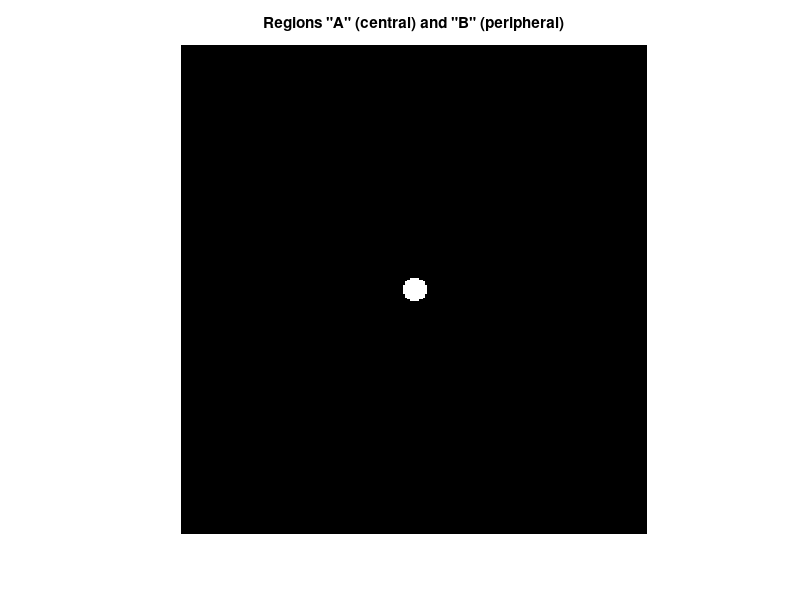

Source code (MATLAB): (Note: this script raises an error after producing the figure.)
clc; clear; close all;

%% --- Parameters and Initialization ---
kspaceSize = [224 269 256];  % [frequency, phase (rows), slice (columns)]
pA = 0.05;                  % Proportion of A region (central k-space)
N = 10;                     % Number of time frames (B interleaves)
TR = 6e-3; %not critical, just gives us temporal resolution
%% --- Coordinate Grid Setup (Phase/Slice) ---
kyi = 1:kspaceSize(3);  % slice (columns)
kzi = 1:kspaceSize(2);  % phase (rows)

centerPixel = ceil(0.5 * (kspaceSize + 1));  % Use full kspaceSize as per your request
ky = kyi - centerPixel(3);  % col offset (slice)
kz = kzi - centerPixel(2);  % row offset (phase)
[kyM, kzM] = meshgrid(ky, kz);  % rows, cols

[theta, kr] = cart2pol(kyM, kzM);
%Fix theta range, direction, and 0
theta(theta>0) = 2*pi-(theta(theta>0)); 
theta = abs(theta);

kr = round(kr/1)*1;  % Integer bins for radius

%% --- Define A and B Sampling Regions ---
max_kz_ky = max(kr(centerPixel(2), end), kr(end, centerPixel(3)));
kc = pA * max_kz_ky;

regionA = (kr < kc);
regionB = ~regionA;

figure; imshow(regionA, []);
title('Regions "A" (central) and "B" (peripheral)');

%% --- Radial and Angular Sorting ---
columnNames = {'Index','Kr','Theta','Region A?'};
unsortedData = table((1:numel(kr))', kr(:), theta(:), regionA(:),'VariableNames',columnNames);
sortedData = sortrows(unsortedData, [2 3], 'ascend');


%% --- Add Bj Column to Sorted Data ---
% Initialize the 'Bj' column with zeros for all rows.
sortedData.Bj = zeros(height(sortedData), 1);

% Identify the rows that belong to Region B (where 'Region A?' is false).
% These are the rows where 'Bj' needs to count up sequentially.
regionB_rows = find(~sortedData.('Region A?'));

% Calculate the total number of points in Region B.
numRegionB_points = length(regionB_rows);

% Create a repeating sequence from 1 to N for Region B points.
% The 'mod' function, combined with adding 1, creates a sequence that
% cycles from 1 to N.

bj_sequence = mod(0:(numRegionB_points - 1), N) + 1;

% Assign the generated 'bj_sequence' to the 'Bj' column for the
% identified Region B rows.
sortedData.Bj(regionB_rows) = bj_sequence';

sortedData_regionA = sortedData(sortedData.("Region A?"),:);
sortedData_regionB = sortedData(~sortedData.("Region A?"),:);


%% --- Displaying the Frames

% Display full acquistion
filled_kSpace = zeros(kspaceSize(2:3));
filled_kSpace(sortedData_regionB.Index) = sortedData_regionB.Bj;

figure
imagesc(filled_kSpace)
colormap('copper')
title('TWIST Acquisition Frame Assignment');

%Display each frame as layers
kspace_full_sequence = zeros([kspaceSize(2:3),N]);
for ii = 1:N
    kspace_full_sequence(:,:,ii) = (filled_kSpace == ii);
end

figure
imshow3D(kspace_full_sequence)
title('Real Frames')
%% --- Creating actual sampling order

%Sampling of k-space starts at the outer edge of A (kr≈Kc) and proceeds 
% toward the origin...
sortedData_regionA_descend = flipud(sortedData_regionA);

%...via all the odd (kr,Θ) points from the sorted list.
A_to_origin = sortedData_regionA_descend(1:2:end,:);

%Upon reaching the minimum kr, the sampling direction is reversed 
% and every even point is acquired until the edge of A is reached.
A_outward = flipud(sortedData_regionA_descend(2:2:end,:));

%Start building a new table which is sorted by sampling order
kspaceSamplingOrder_A = [A_to_origin;A_outward];
kspaceSamplingOrder_frames = [];
kspaceSamplingOrder_B = [];

for ii = 1:N
    B_current_Bj = sortedData_regionB(sortedData_regionB.Bj == ii,:);

    %Then in region B the trajectory Bj is sampled by first acquiring 
% every odd point on the way toward larger kr...
    B_outward_current_Bj = B_current_Bj(1:2:end,:);
   
    %and then every even point on the way back toward Kc 
    B_inward_current_Bj = flipud(B_current_Bj(2:2:end,:));

    kspaceSamplingOrder_B_current_Bj = [B_outward_current_Bj ; B_inward_current_Bj];

    kspaceSamplingOrder_A.Bj = kspaceSamplingOrder_A.Bj + 1;

    kspaceSamplingOrder_B = [kspaceSamplingOrder_B;kspaceSamplingOrder_B_current_Bj];

    kspaceSamplingOrder_frames = [kspaceSamplingOrder_frames;kspaceSamplingOrder_A;kspaceSamplingOrder_B_current_Bj];
    
end

filled_kSpace = zeros(kspaceSize(2:3));
filled_kSpace(kspaceSamplingOrder_A.Index) = 1:length(kspaceSamplingOrder_A.Index);

figure
imshow(filled_kSpace,[])
title('TWIST Region A Sampling Order');

%% -- Appending the initial full k-space acquisition

%assuming the overall trajectory is the same, but we only collect A at the
%very end

kspaceSamplingOrder_initial = [kspaceSamplingOrder_B;kspaceSamplingOrder_A];
kspaceSamplingOrder_initial.Bj = zeros(height(kspaceSamplingOrder_initial),1);

kspaceSamplingOrder_full = [kspaceSamplingOrder_initial;kspaceSamplingOrder_frames];

kspaceSamplingOrder_full.Order = (1:height(kspaceSamplingOrder_full))';

%% -- Adding columns for row,column indices

[row,col] = ind2sub(kspaceSize(2:3),kspaceSamplingOrder_full.("Index"));
kspaceSamplingOrder_full.("Row (phase)") = row;
kspaceSamplingOrder_full.("Column (slice)") = col;


%% --- TWIST Time
%Just following the paper here
TA_full = kspaceSize(2)*kspaceSize(3)*TR;
S_a = sum(regionA(:));
S_pe = numel(regionA(:));
pB = 1/N;

TA_twist =  TA_full*((S_a/S_pe)+((1-(S_a/S_pe))*pB))

Wait_Time = kspaceSize(2)*kspaceSize(3)*TR;
fprintf('The initial acquisition (wait time) will take %g seconds before TWIST sampling begins\n',Wait_Time)

Temporal_Resolution = (height(kspaceSamplingOrder_A)+height(kspaceSamplingOrder_B_current_Bj))*TR;
fprintf('The temporal resolution of this sequence is %g seconds, not including other techniques\n',Temporal_Resolution)


%% --- Animate the Final Sampling Trajectory (Adjusted Colormap) ---

%Pick which one to animate
animation_table = kspaceSamplingOrder_full;


% This animation visualizes the complete, ordered acquisition sequence.
% It uses a custom colormap where Region A (negative Bj values) is mapped
% to 'lines' and Region B (positive Bj values) is mapped to 'lines'.
% Unfilled pixels are displayed as black.

% --- 1. Animation Setup ---
% Create a new figure for the animation
figure;
set(gcf, 'Position', [150, 150, 700, 550]); % [left, bottom, width, height]

% Determine the full range of Bj values for the colormap
min_Bj = min(animation_table.Bj); % Will be negative
max_Bj = max(animation_table.Bj); % Will be N = 10

% --- 2. Create a Custom Colormap (User Specified) ---
% We need a colormap that maps negative values (Region A) to lines
% and positive values (Region B) to lines.
% Create 'lines' colors for the Region A passes (negative Bj values)
num_A_passes = abs(min_Bj);
cmap_A = lines(num_A_passes);

% Create 'lines' colors for the N Region B frames (positive Bj values)
% Note: The original code used 'lines' for cmap_B, it has been changed to 'lines'
% as per the comment description.
cmap_B = flipud(lines(max_Bj));

% Combine the colormaps. The order is important. cmap_A corresponds to the
% lowest (negative) values, and cmap_B corresponds to the highest (positive) values.
custom_colormap = [cmap_A;0,0,0; cmap_B];

% Apply the colormap to the figure
colormap(custom_colormap);
colormap("lines")

% --- 3. Prepare the Plot Area ---
% Initialize an empty k-space grid with NaN (Not-a-Number).
kspace_animation = nan(kspaceSize(2:3));

% Display the initial empty grid and get a handle to the image object.
h_img = imagesc(kspace_animation);

% *** SET BLACK BACKGROUND AND TRANSPARENCY FOR UNFILLED PIXELS ***
% Get the handle to the current axes and set its color to black ('k').
% This will be the color of the unfilled pixels.
ax = gca;
ax.Color = 'k';

% Set the AlphaData to make NaN values transparent.
% 'AlphaData' is a matrix of the same size as 'CData' (our kspace_animation).
% A value of 1 is opaque, and 0 is transparent.
% By setting AlphaData to be the logical negation of isnan(kspace_animation),
% all NaN values will have an alpha of 0 (transparent) and all other values
% will have an alpha of 1 (opaque).
set(h_img, 'AlphaData', ~isnan(kspace_animation));

% Set plot properties
axis equal tight;
title('k-space Sampling Animation (Acquisition Point: 0)');
xlabel('Slice Encoding (ky)');
ylabel('Phase Encoding (kz)');

% Setup the colorbar to correctly display the frame associations
h_bar = colorbar;
ylabel(h_bar, 'Time Frame (Region B) / Pass (Region A)');
clim([min_Bj, max_Bj]); % Set color limits to the full data range

% --- 4. Animation Loop ---
% Loop through every single point in the final, ordered sampling table.
num_points_total = height(animation_table);

for t = 1:num_points_total

% Get the linear index of the current point to sample
current_index = animation_table.Index(t);

% Get the Bj value, which determines the point's color
current_bj = animation_table.Bj(t);

% Place the point in our animation grid.
kspace_animation(current_index) = current_bj;

% Update the 'CData' of the existing image plot for efficiency.
set(h_img, 'CData', kspace_animation);

% *** UPDATE ALPHADATA IN THE LOOP ***
% As we fill in the kspace_animation matrix, we also need to update
% the AlphaData to make the newly filled pixels opaque.
set(h_img, 'AlphaData', ~isnan(kspace_animation));

% Update the title to show the progress of the acquisition
title('k-space Sampling Animation');

% Force MATLAB to draw the update.
drawnow limitrate;

pause(.0001)

    if t>1 && t<num_points_total
       if kspaceSamplingOrder_full.Bj(t) == (kspaceSamplingOrder_full.Bj(t-1)+1)
            pause(1)
       end
    end
end

title('k-space Sampling Animation - Finished');

% %% --- Animate the Final Sampling Trajectory (and Record Video) ---
% % This animation visualizes the complete, ordered acquisition sequence.
% % It uses a custom colormap where Region A (negative Bj values) is mapped
% % to 'lines' and Region B (positive Bj values) is mapped to 'lines'.
% % Unfilled pixels are displayed as black.
% % The output is recorded to a video file named 'kspace_animation.mp4'.
% 
% % --- 1. Animation and Video Setup ---
% % Create a new figure for the animation
% figure;
% set(gcf, 'Position', [150, 150, 700, 550]); % [left, bottom, width, height]
% 
% % *** VIDEO RECORDING SETUP ***
% % Create and configure the VideoWriter object
% videoFilename = 'kspace_animation.mp4';
% v = VideoWriter(videoFilename, 'MPEG-4');
% v.FrameRate = 60;  % Adjust frame rate for desired speed (e.g., 30, 60)
% open(v); % Open the file for writing
% 
% % Determine the full range of Bj values for the colormap
% min_Bj = min(animation_table.Bj); % Will be negative
% max_Bj = max(animation_table.Bj); % Will be N = 10
% 
% % --- 2. Create a Custom Colormap (User Specified) ---
% % We need a colormap that maps negative values (Region A) to lines
% % and positive values (Region B) to lines.
% % Create 'lines' colors for the Region A passes (negative Bj values)
% num_A_passes = abs(min_Bj);
% cmap_A = lines(num_A_passes);
% 
% % Create 'lines' colors for the N Region B frames (positive Bj values)
% % Note: The original code used 'lines' for cmap_B, it has been changed to 'lines'
% % as per the comment description.
% cmap_B = flipud(lines(max_Bj));
% 
% % Combine the colormaps. The order is important. cmap_A corresponds to the
% % lowest (negative) values, and cmap_B corresponds to the highest (positive) values.
% custom_colormap = [cmap_A;0,0,0; cmap_B];
% 
% % Apply the colormap to the figure
% colormap(custom_colormap);
% colormap("lines")
% 
% % --- 3. Prepare the Plot Area ---
% % Initialize an empty k-space grid with NaN (Not-a-Number).
% kspace_animation = nan(kspaceSize(2:3));
% 
% % Display the initial empty grid and get a handle to the image object.
% h_img = imagesc(kspace_animation);
% 
% % *** SET BLACK BACKGROUND AND TRANSPARENCY FOR UNFILLED PIXELS ***
% % Get the handle to the current axes and set its color to black ('k').
% % This will be the color of the unfilled pixels.
% ax = gca;
% ax.Color = 'k';
% 
% % Set the AlphaData to make NaN values transparent.
% set(h_img, 'AlphaData', ~isnan(kspace_animation));
% 
% % Set plot properties
% axis equal tight;
% title('k-space Sampling Animation');
% xlabel('Slice Encoding (ky)');
% ylabel('Phase Encoding (kz)');
% 
% % Setup the colorbar to correctly display the frame associations
% h_bar = colorbar;
% ylabel(h_bar, 'Time Frame (Region B) / Pass (Region A)');
% clim([min_Bj, max_Bj]); % Set color limits to the full data range
% 
% % --- 4. Animation Loop and Video Recording ---
% % Loop through every single point in the final, ordered sampling table.
% num_points_total = height(animation_table);
% for t = 1:num_points_total
%     % Get the linear index of the current point to sample
%     current_index = animation_table.Index(t);
% 
%     % Get the Bj value, which determines the point's color
%     current_bj = animation_table.Bj(t);
% 
%     % Place the point in our animation grid.
%     kspace_animation(current_index) = current_bj;
% 
%     % Update the 'CData' of the existing image plot for efficiency.
%     set(h_img, 'CData', kspace_animation);
% 
%     % *** UPDATE ALPHADATA IN THE LOOP ***
%     % As we fill in the kspace_animation matrix, we also need to update
%     % the AlphaData to make the newly filled pixels opaque.
%     set(h_img, 'AlphaData', ~isnan(kspace_animation));
% 
%     % Update the title to show the progress of the acquisition
%     title('k-space Sampling Animation');
% 
%     %Force MATLAB to draw the update.
%     drawnow; % Use 'drawnow' instead of 'limitrate' for smoother video capture
% 
%     %*** CAPTURE AND WRITE VIDEO FRAME ***
%     frame = getframe(gcf); % Capture the current figure window
%     writeVideo(v, frame);  % Write the captured frame to the video file
% 
%   if t>1 && t<num_points_total
%     if kspaceSamplingOrder_full.Bj(t) == (kspaceSamplingOrder_full.Bj(t-1)+1)
%       for ii = 1:100
%           writeVideo(v,frame)
%       end
%     end
%    end
% 
% end
% 
% title('k-space Sampling Animation - Finished');
% 
% %--- 5. Finalize Video ---
% close(v); % Close the video file to finalize and save it
% fprintf('Animation finished and video saved to: %s\n', videoFilename);